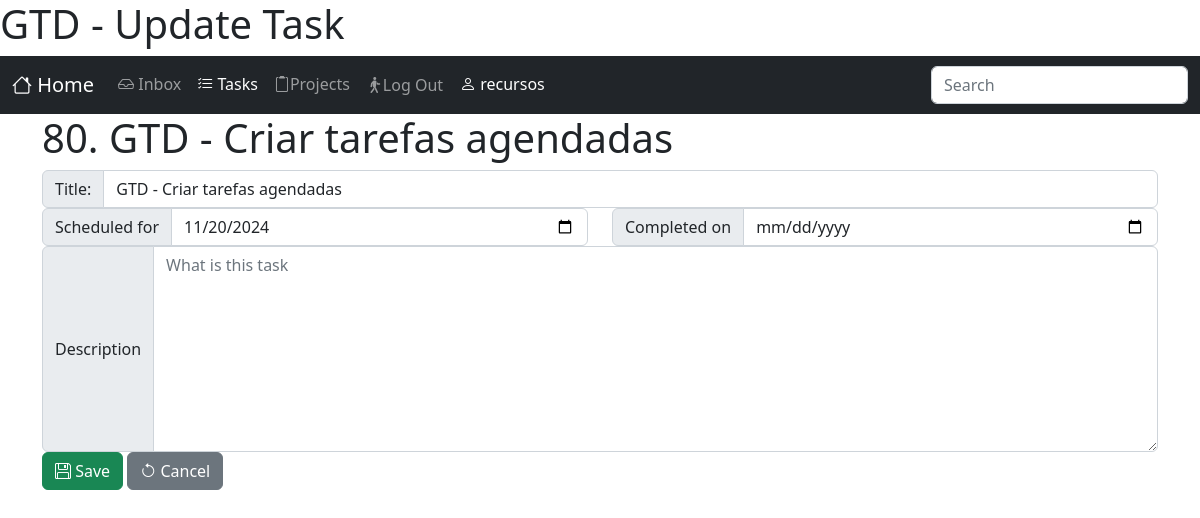
The page /tasks/task/80/update/ (signed in) on the database as committed earlier.
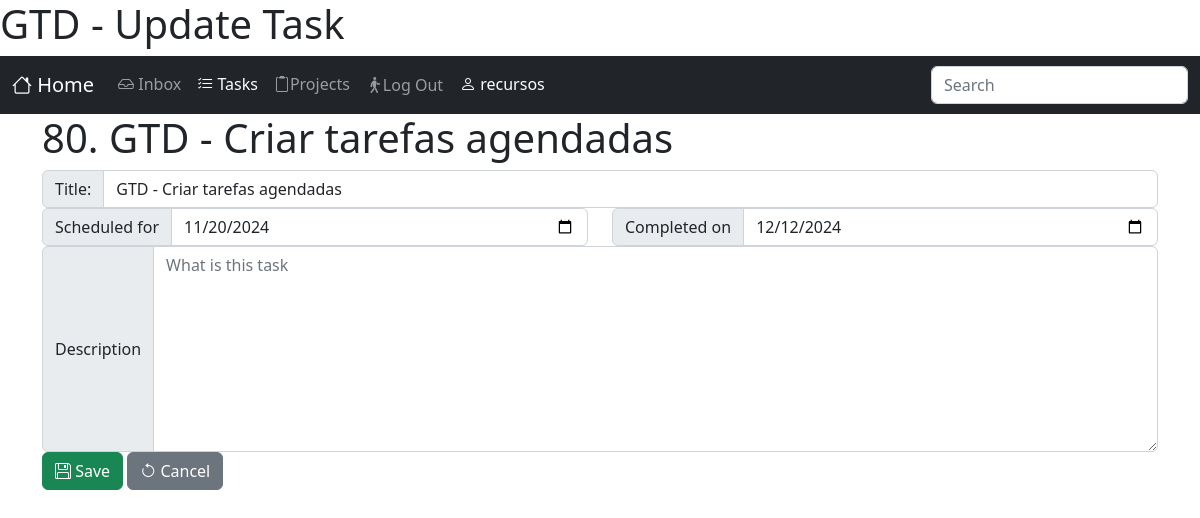
The same page on the database as committed later.
### tasks/models.py (models this page shows, shortened)
class Task(models.Model):
    TYPE_CHOICES = {
        'ST': 'Stuff',
        'TK': 'Task',
        'PJ': 'Project',
        'RF': 'Reference',
    }
    user = models.ForeignKey(settings.AUTH_USER_MODEL, verbose_name='User', on_delete=models.CASCADE)
    type = models.CharField('Type', max_length=2, choices=TYPE_CHOICES, default='TK')
    title = models.CharField("Title", max_length=160)
    description = models.TextField("description", blank=True, null=True)
    dt_scheduled = models.DateTimeField("Scheduled for", blank=True, null=True, default=defautlSchedule)
    dt_completed = models.DateTimeField("Completed on", blank=True, null=True)
    dt_canceled  = models.DateTimeField("Completed on", blank=True, null=True)
    created = models.DateTimeField('Created', auto_now_add=True, null=True)
    modified = models.DateTimeField('Modified', auto_now=True, null=True)
    class Meta:
        verbose_name = 'Task'
        verbose_name_plural = 'Tasks'
        ordering = ['user', 'dt_completed','dt_scheduled']

### tasks/views.py (the view, shortened to what this page needs)
# urls.py: path('task/<int:pk>/update/', TaskUpdateView.as_view(), name='update_task'),
class TaskUpdateView(LoginRequiredMixin, UpdateView):
    template_name = 'tasks/update_task.html'
    model = Task
    fields = ['title', 'description', 'dt_scheduled', 'dt_completed']
    def get_object(self, queryset=None):
        obj = super().get_object(queryset)
        if obj.user != self.request.user:
            raise PermissionDenied("You has no permission to edit this Task.")
        return obj

### tasks/templates/tasks/update_task.html (shortened to what this page needs)
{% extends 'core.html' %}
{% load static %}
{% block content %}
<h1>{{object.pk}}. {{object.title}}</h1>
<form class="" method="post" action="{% url 'tasks:update_task' object.pk %}">
    <fieldset>
      <div class="row form-group{% if form.title.errors %} has-error {% endif %}">
        <div class="input-group">
            <label for="id_title" class="input-group-text">Title:</label><input type="text" class="form-control" name="title" id="id_title" placeholder="Insert a task and press <ENTER>" value="{{object.title}}">
        </div>
      </div>
      <div class="row">
          <div class="col-6 form-group{% if form.dt_scheduled.errors %} has-error {% endif %}">
            <div class="input-group">
                <label for="id_dt_scheduled" class="input-group-text">Scheduled for</label><input type="date" class="form-control" name="dt_scheduled" id="id_dt_scheduled" value="{{object.dt_scheduled|date:'Y-m-d'|default:''}}" placeholder="Date">
            </div>
          </div>
          <div class="col-6 form-group{% if form.dt_completed.errors %} has-error {% endif %}">
            <div class="input-group">
                <label for="id_dt_completed" class="input-group-text">Completed on</label><input type="date" class="form-control" name="dt_completed" id="id_dt_completed" value="{{object.dt_completed|date:'Y-m-d'|default:''}}" placeholder="Date">
            </div>
          </div>
      </div>
      <div class="row form-group{% if form.description.errors %} has-error {% endif %}">
        <div class="col input-group">
            <label class="input-group-text" for="id_description">Description</label>
            <textarea class="form-control" placeholder="What is this task" id="id_description" name="description" rows="8">{{object.description|default:''}}</textarea>
        </div>
      </div>
      <div class="row">
          <div class="col">
              <button class="btn btn-success" type="submit"><i class="bi bi-floppy"></i> Save</button>
              <button class="btn btn-secondary" type="reset"><i class="bi bi-arrow-counterclockwise"></i> Cancel</button>
          </div>
      </div>
    </fieldset>
</form>
{%endblock%}

Rows that differ between the two databases and show on the page:
changed Task "GTD - Criar tarefas agendadas": dt_completed (not shown) → "12/12/2024"
